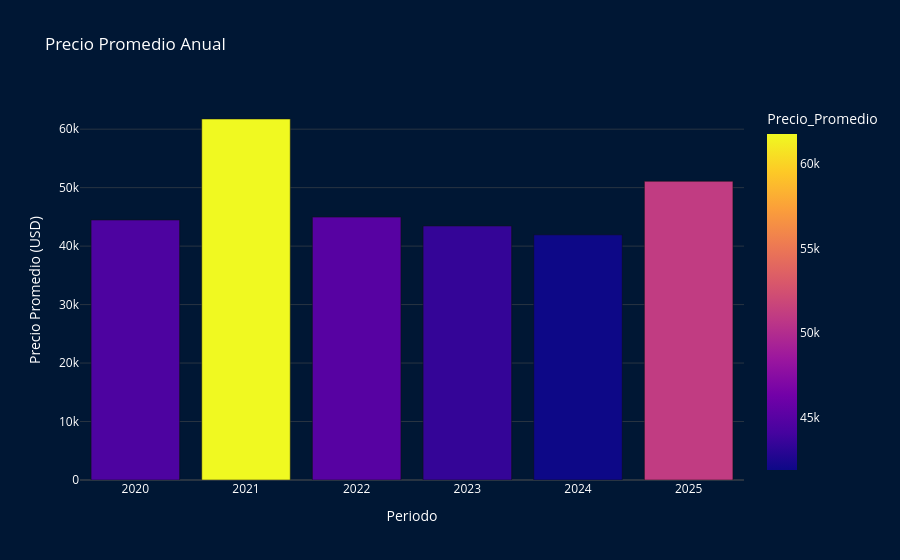

The notebook cell saved with this chart:
### Code cell
Prec_Prom_Anual_fig = px.bar(
    precio_anual,
    x='Año',
    y='Precio_Promedio',
    title='Precio Promedio Anual',
    color='Precio_Promedio'
)
Prec_Prom_Anual_fig.update_layout(
    xaxis_title='Periodo',
    yaxis_title='Precio Promedio (USD)',
    template='plotly_dark',  
    plot_bgcolor='#001734', 
    paper_bgcolor='#001734',  
    font=dict(color='white'),  
    title_font=dict(color='white'),  
)
Prec_Prom_Anual_fig.show()

### Figure 1 — Plotly figure (JSON) as saved in the notebook; plotly's stock layout.template omitted (floating-point values rounded to 4 significant figures)
{"data": [{"alignmentgroup": "True", "hovertemplate": "Año=%{x}<br>Precio_Promedio=%{marker.color}<extra></extra>", "legendgroup": "", "marker": {"color": [44470.0, 61740.0, 44960.0, 43440.0, 41930.0, 51090.0], "coloraxis": "coloraxis", "pattern": {"shape": ""}}, "name": "", "offsetgroup": "", "orientation": "v", "showlegend": false, "textposition": "auto", "type": "bar", "x": [2020, 2021, 2022, 2023, 2024, 2025], "xaxis": "x", "y": [44470.0, 61740.0, 44960.0, 43440.0, 41930.0, 51090.0], "yaxis": "y"}], "layout": {"barmode": "relative", "coloraxis": {"colorbar": {"title": {"text": "Precio_Promedio"}}, "colorscale": [[0, "#0d0887"], [0.1111, "#46039f"], [0.2222, "#7201a8"], [0.3333, "#9c179e"], [0.4444, "#bd3786"], [0.5556, "#d8576b"], [0.6667, "#ed7953"], [0.7778, "#fb9f3a"], [0.8889, "#fdca26"], [1, "#f0f921"]]}, "font": {"color": "white"}, "legend": {"tracegroupgap": 0}, "paper_bgcolor": "#001734", "plot_bgcolor": "#001734", "title": {"font": {"color": "white"}, "text": "Precio Promedio Anual"}, "xaxis": {"anchor": "y", "domain": [0, 1], "title": {"text": "Periodo"}}, "yaxis": {"anchor": "x", "domain": [0, 1], "title": {"text": "Precio Promedio (USD)"}}}}
